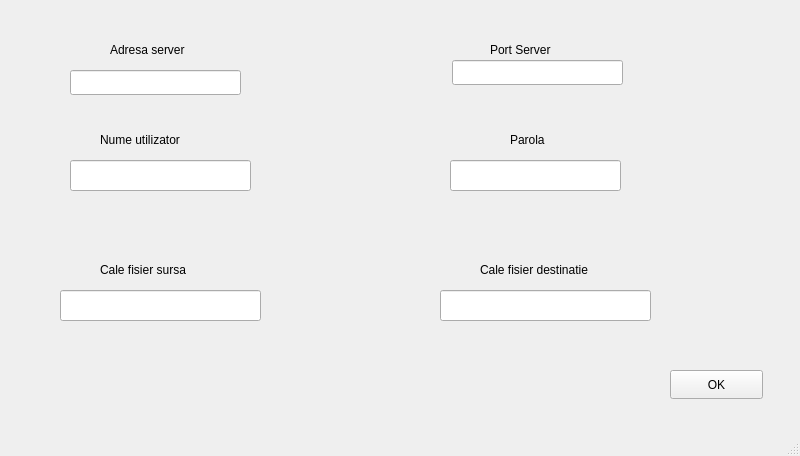
<?xml version="1.0" encoding="UTF-8"?>
<ui version="4.0">
 <class>FTP</class>
 <widget class="QMainWindow" name="FTP">
  <property name="geometry">
   <rect>
    <x>0</x>
    <y>0</y>
    <width>800</width>
    <height>456</height>
   </rect>
  </property>
  <property name="windowTitle">
   <string>MainWindow</string>
  </property>
  <widget class="QWidget" name="centralwidget">
   <widget class="QLineEdit" name="lineEdit">
    <property name="geometry">
     <rect>
      <x>70</x>
      <y>70</y>
      <width>171</width>
      <height>25</height>
     </rect>
    </property>
   </widget>
   <widget class="QLabel" name="label">
    <property name="geometry">
     <rect>
      <x>110</x>
      <y>40</y>
      <width>101</width>
      <height>20</height>
     </rect>
    </property>
    <property name="text">
     <string>Adresa server</string>
    </property>
   </widget>
   <widget class="QLineEdit" name="lineEdit_2">
    <property name="geometry">
     <rect>
      <x>70</x>
      <y>160</y>
      <width>181</width>
      <height>31</height>
     </rect>
    </property>
   </widget>
   <widget class="QLineEdit" name="lineEdit_3">
    <property name="geometry">
     <rect>
      <x>450</x>
      <y>160</y>
      <width>171</width>
      <height>31</height>
     </rect>
    </property>
   </widget>
   <widget class="QLabel" name="label_2">
    <property name="geometry">
     <rect>
      <x>100</x>
      <y>130</y>
      <width>111</width>
      <height>20</height>
     </rect>
    </property>
    <property name="text">
     <string>Nume utilizator</string>
    </property>
   </widget>
   <widget class="QLabel" name="label_3">
    <property name="geometry">
     <rect>
      <x>510</x>
      <y>130</y>
      <width>41</width>
      <height>20</height>
     </rect>
    </property>
    <property name="text">
     <string>Parola</string>
    </property>
   </widget>
   <widget class="QLineEdit" name="lineEdit_4">
    <property name="geometry">
     <rect>
      <x>60</x>
      <y>290</y>
      <width>201</width>
      <height>31</height>
     </rect>
    </property>
   </widget>
   <widget class="QLineEdit" name="lineEdit_5">
    <property name="geometry">
     <rect>
      <x>440</x>
      <y>290</y>
      <width>211</width>
      <height>31</height>
     </rect>
    </property>
   </widget>
   <widget class="QLabel" name="label_4">
    <property name="geometry">
     <rect>
      <x>100</x>
      <y>260</y>
      <width>111</width>
      <height>20</height>
     </rect>
    </property>
    <property name="text">
     <string>Cale fisier sursa</string>
    </property>
   </widget>
   <widget class="QLabel" name="label_5">
    <property name="geometry">
     <rect>
      <x>480</x>
      <y>260</y>
      <width>141</width>
      <height>20</height>
     </rect>
    </property>
    <property name="text">
     <string>Cale fisier destinatie</string>
    </property>
   </widget>
   <widget class="QPushButton" name="pushButton">
    <property name="geometry">
     <rect>
      <x>670</x>
      <y>370</y>
      <width>93</width>
      <height>29</height>
     </rect>
    </property>
    <property name="text">
     <string>OK</string>
    </property>
   </widget>
   <widget class="QLineEdit" name="lineEdit_6">
    <property name="geometry">
     <rect>
      <x>452</x>
      <y>60</y>
      <width>171</width>
      <height>25</height>
     </rect>
    </property>
   </widget>
   <widget class="QLabel" name="label_6">
    <property name="geometry">
     <rect>
      <x>490</x>
      <y>40</y>
      <width>91</width>
      <height>20</height>
     </rect>
    </property>
    <property name="text">
     <string>Port Server</string>
    </property>
   </widget>
  </widget>
  <widget class="QMenuBar" name="menubar">
   <property name="geometry">
    <rect>
     <x>0</x>
     <y>0</y>
     <width>800</width>
     <height>26</height>
    </rect>
   </property>
  </widget>
  <widget class="QStatusBar" name="statusbar"/>
 </widget>
 <resources/>
 <connections/>
</ui>
